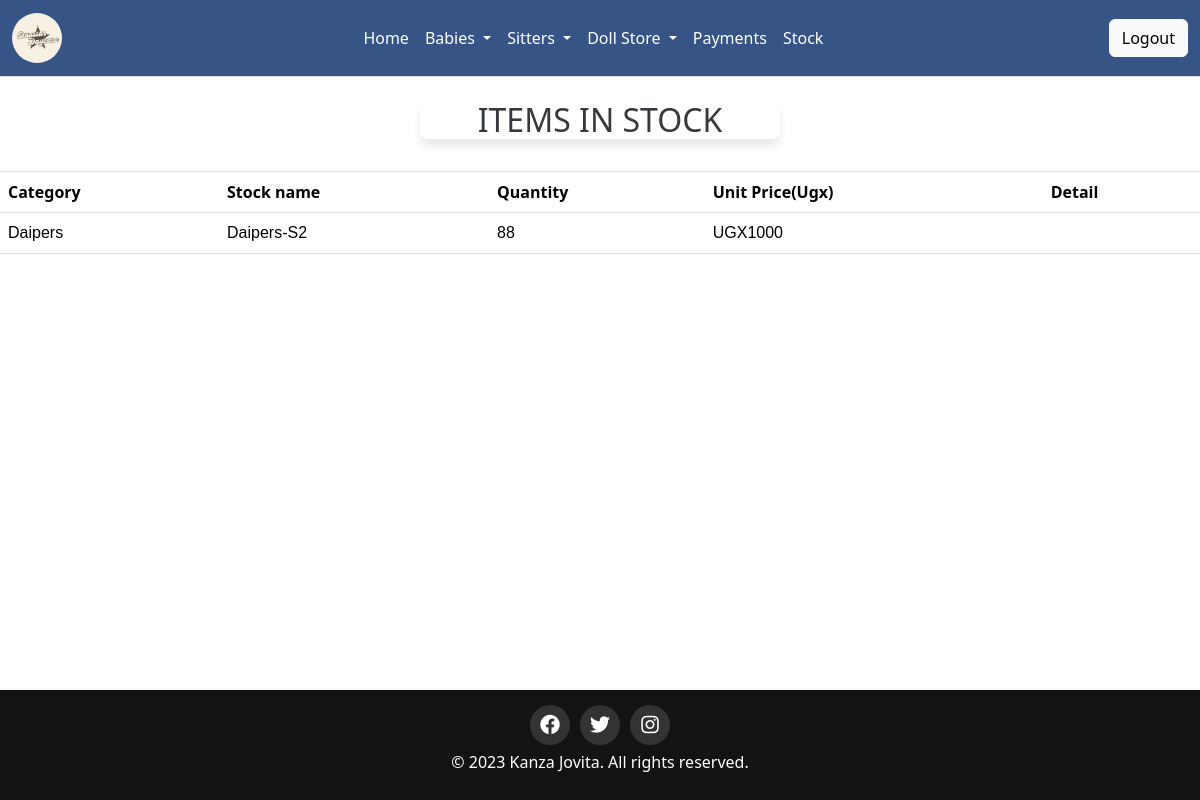
The page /inventory/ (signed in) on the database as committed earlier.
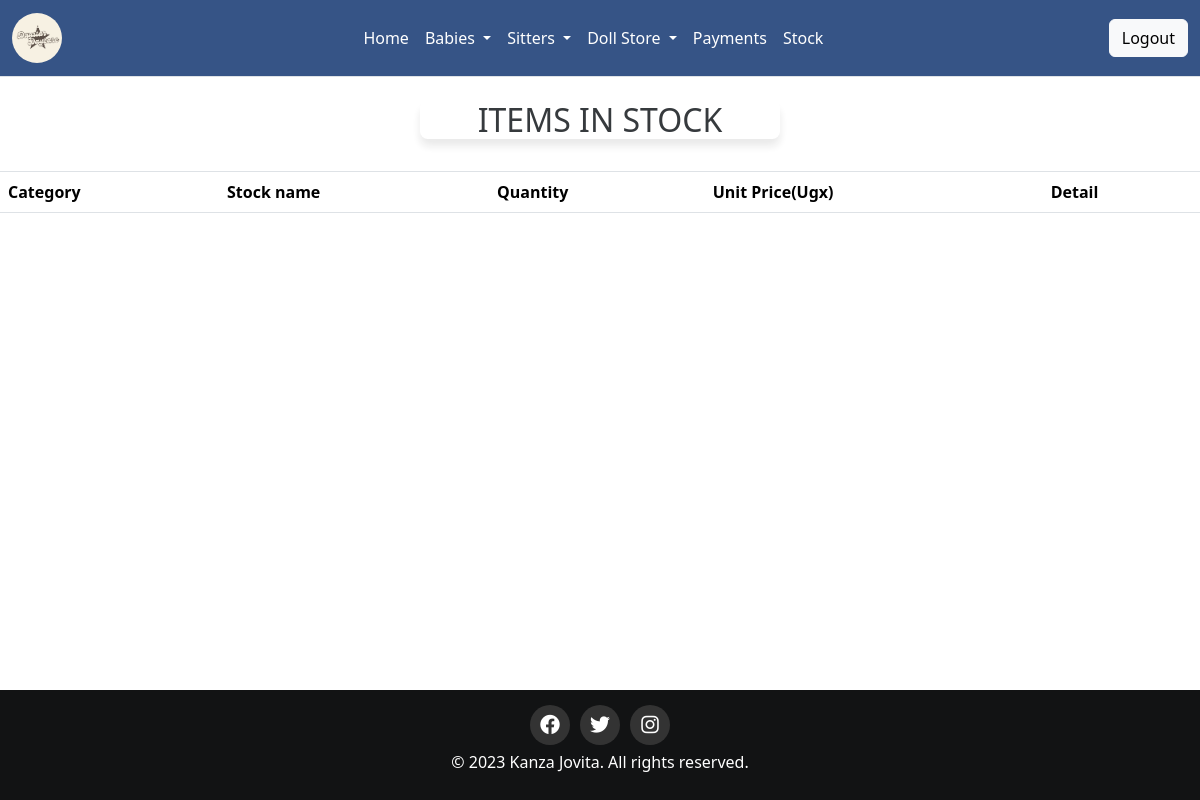
The same page on the database as committed later.
### home/models.py (models this page shows, shortened)
class Procurement(models.Model):
    category = models.ForeignKey(Category,on_delete=models.CASCADE,null=True, blank=True)
    item_name = models.CharField(max_length=200,)
    Quantity=models.IntegerField(default=0)
    date=models.DateField(auto_now_add=True, null=True)
    Unit_price=models.IntegerField( null=True)
    received_quantity=models.IntegerField(default=0,null=True,blank=True)

class Category(models.Model):
    name = models.CharField(max_length=100,null=True, blank=True)
    def __str__(self):
        return self.name

### home/views.py (the view)
# urls.py: path('inventory/', views.inventory, name='inventory'),
@login_required
def inventory(request):
    inventories=Procurement.objects.all()
    return render(request,'inventory.html',{'inventories':inventories})

### home/templates/inventory.html (shortened to what this page needs)
{% extends 'base.html' %}
{% load static %}
{% block content %}
  <br>
<div class="card-header">
        <h2>ITEMS IN STOCK</h2>
    </div>
    <br>
<table class="table table-bordered">
    <thead class="thead-dark table-bordered">
        <tr>
            <th scope="col" class="project-h1">Category</th>
            <th scope="col" class="project-h1">Stock name</th>
            <th scope="col" class="project-h1">Quantity</th>
            <th scope="col" class="project-h1">Unit Price(Ugx)</th>
            <th scope="col" class="project-h1">Detail</th>
        </tr>
    </thead>
    {% for product  in inventories %}
    <tbody>
        <tr style="font-family: sans-serif;">
            <td>{{product.category}}</td>
            <td>{{product.item_name}}</td>
             <td>{{product.Quantity}}</td>
            <td>UGX{{product.Unit_price}}</td>
           <div>
            <td >
            </td>
        </div>
        </tr>
    </tbody>
    {% endfor %}
</table>
{% endblock %}

Rows that differ between the two databases and show on the page:
removed Procurement: category "Daipers", item_name "Daipers-S2", Quantity "88", Unit_price "1000"
